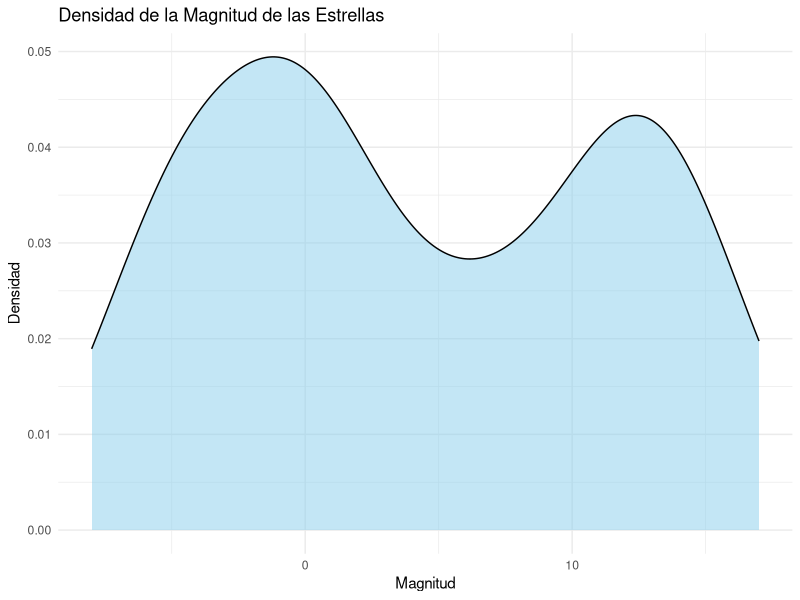
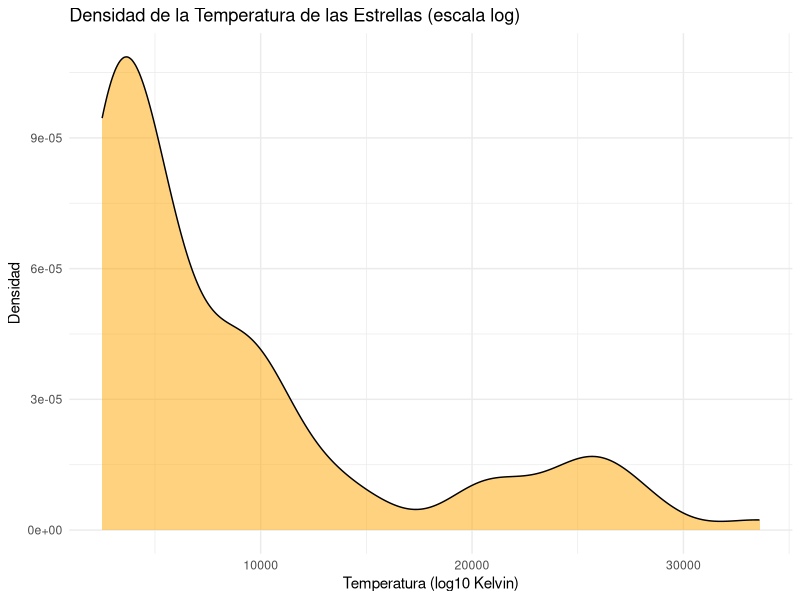
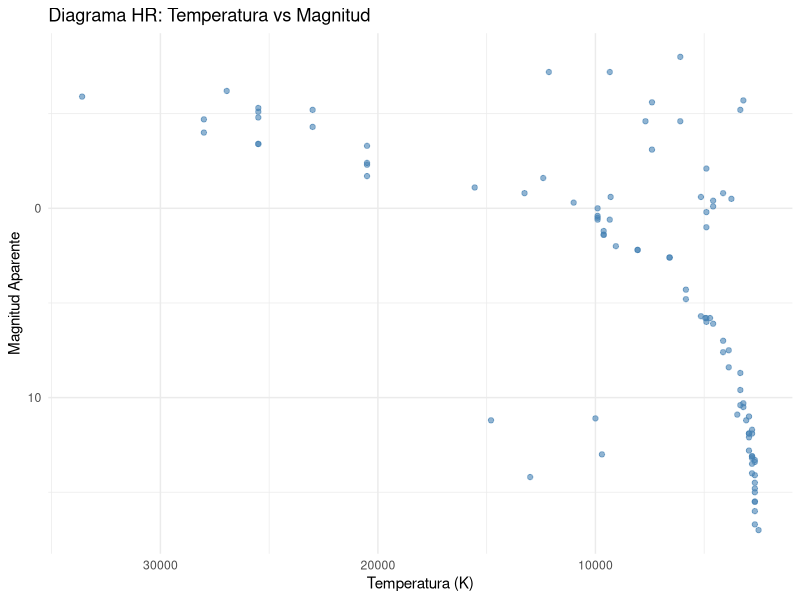
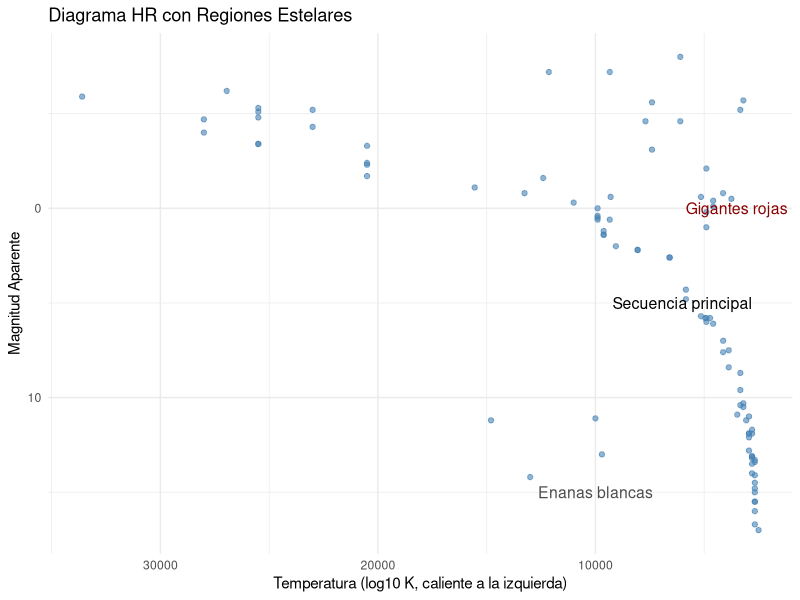
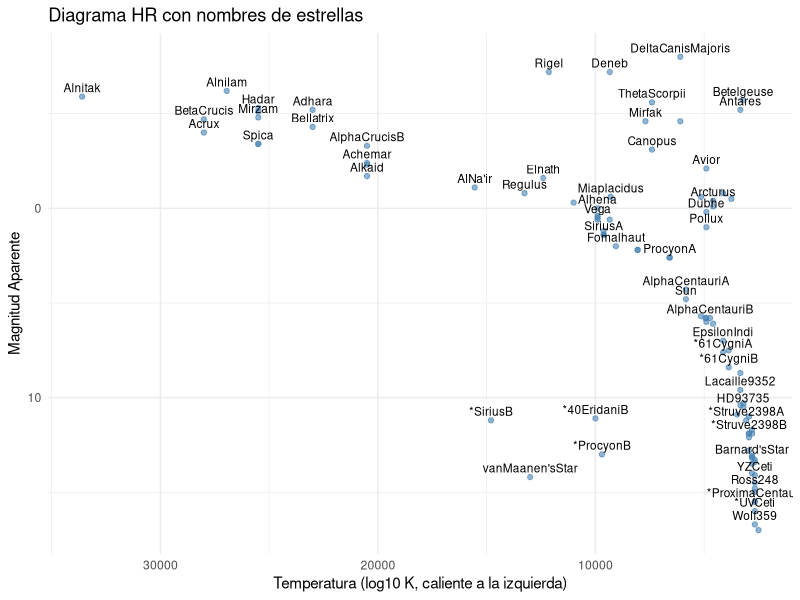
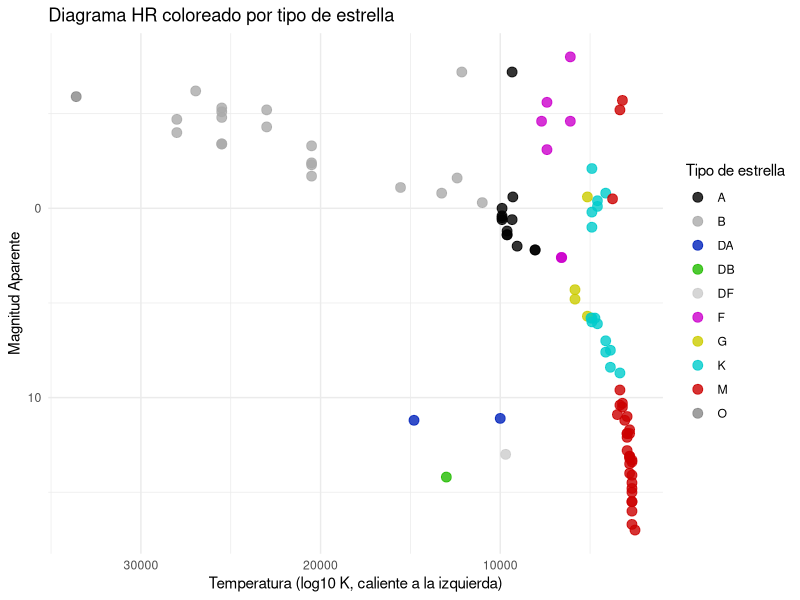

R code for these plots, in order:
library(tidyverse)
library(dslabs)
data(stars)
options(digits = 3) # reportar 3 dígitos significativos
mean(stars$magnitude)
sd(stars$magnitude)

# Gráfico de densidad de la magnitud
stars %>%
  ggplot(aes(x = magnitude)) +
  geom_density(fill = "skyblue", alpha = 0.5) +
  labs(
    title = "Densidad de la Magnitud de las Estrellas",
    x = "Magnitud",
    y = "Densidad"
  ) +
  theme_minimal()
# Gráfico de densidad de la temperatura de las estrellas
stars %>%
  ggplot(aes(x = temp)) +
  geom_density(fill = "orange", alpha = 0.5) +
 # scale_x_log10() +
  labs(
    title = "Densidad de la Temperatura de las Estrellas (escala log)",
    x = "Temperatura (log10 Kelvin)",
    y = "Densidad"
  ) +
  theme_minimal()

stars %>%
  ggplot(aes(x = temp, y = magnitude)) +
  geom_point(alpha = 0.6, color = "steelblue") +
  scale_x_log10() +         # Escala logarítmica en temperatura
  scale_x_reverse() +       # Más caliente a la izquierda
  scale_y_reverse() +       # Más brillante arriba
  labs(
    title = "Diagrama HR: Temperatura vs Magnitud",
    x = "Temperatura (K)",
    y = "Magnitud Aparente"
  ) +
  theme_minimal()

# Filtro para excluir la secuencia principal y las enanas blancas
# y quedarnos con estrellas brillantes pero frías (gigantes rojas dispersas)
gigantes_frias <- stars %>%
  filter(
    temp < 8000,     # baja temperatura
    magnitude < 1           # relativamente brillantes
  )

# Temperatura promedio aproximada
mean(gigantes_frias$temp)

stars %>%
  ggplot(aes(x = temp, y = magnitude)) +
  geom_point(alpha = 0.6, color = "steelblue") +
  scale_x_log10(trans = "reverse") +  # Temperatura: caliente a la izquierda
  scale_y_reverse() +                 # Magnitud: más brillante arriba
  labs(
    title = "Diagrama HR con Regiones Estelares",
    x = "Temperatura (log10 K, caliente a la izquierda)",
    y = "Magnitud Aparente"
  ) +
  # Etiquetas de regiones estelares
  annotate("text", x = 10000, y = 15, label = "Enanas blancas", color = "gray30", size = 4) +
  annotate("text", x = 6000, y = 5, label = "Secuencia principal", color = "black", size = 4) +
  annotate("text", x = 3500, y = 0, label = "Gigantes rojas", color = "red4", size = 4) +
  theme_minimal()

stars %>%
  ggplot(aes(x = temp, y = magnitude, label = star)) +
  geom_point(alpha = 0.6, color = "steelblue") +
  geom_text(size = 3, vjust = -0.5, check_overlap = TRUE) +
  scale_x_log10(trans = "reverse") +
  scale_y_reverse() +
  labs(
    title = "Diagrama HR con nombres de estrellas",
    x = "Temperatura (log10 K, caliente a la izquierda)",
    y = "Magnitud Aparente"
  ) +
  theme_minimal()

stars %>%
  ggplot(aes(x = temp, y = magnitude, color = type)) +
  geom_point(size = 3, alpha = 0.8) +
  scale_x_log10(trans = "reverse") +
  scale_y_reverse() +
  scale_color_manual(values = c(
    "#000000", "#AAAAAA", "#0022BB", "#22BB00", "#CCCCCC",
    "#CC00CC", "#CCCC00", "#00CCCC", "#CC0000", "#888888"
  )) +
  labs(
    title = "Diagrama HR coloreado por tipo de estrella",
    x = "Temperatura (log10 K, caliente a la izquierda)",
    y = "Magnitud Aparente",
    color = "Tipo de estrella"
  ) +
  theme_minimal()
